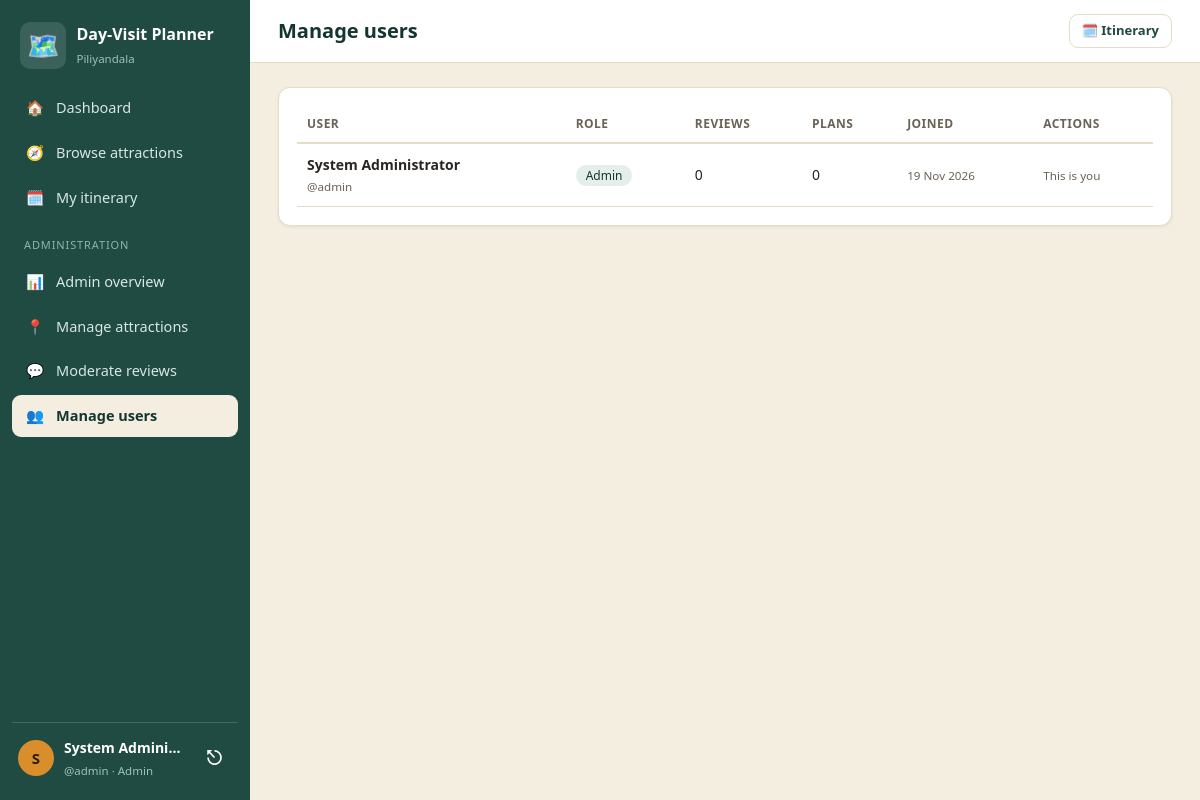
The page /admin/users.php (signed in) on the database its author committed.
### tables this page shows
CREATE TABLE USER (
  UserID INT AUTO_INCREMENT PRIMARY KEY,
  Username VARCHAR(30) NOT NULL UNIQUE,
  FullName VARCHAR(100) NOT NULL,
  PasswordHash VARCHAR(255) NOT NULL,
  UserType ENUM('Tourist','Local','Admin') NOT NULL DEFAULT 'Tourist',
  CreatedAt TIMESTAMP DEFAULT CURRENT_TIMESTAMP
);

### config/config.php (called while the page is built, shortened)
<?php
function e($value): string
{
    return htmlspecialchars((string)$value, ENT_QUOTES, 'UTF-8');
}

### admin/users.php (the view, shortened to what this page needs)
<?php
require_once __DIR__ . '/../config/config.php';
require_once __DIR__ . '/../includes/layout.php';
$me = (int)$_SESSION['uid'];
$rows = $pdo->query('SELECT u.*, (SELECT COUNT(*) FROM REVIEW r WHERE r.UserID = u.UserID) AS Reviews,
                     (SELECT COUNT(*) FROM ITINERARY i WHERE i.UserID = u.UserID) AS Plans
                     FROM USER u ORDER BY u.CreatedAt DESC')->fetchAll();
?>
<div class="card table-wrap">
  <table>
    <tr><th>User</th><th>Role</th><th>Reviews</th><th>Plans</th><th>Joined</th><th>Actions</th></tr>
    <?php foreach ($rows as $u): ?>
      <tr>
        <td><b><?= e($u['FullName']) ?></b><br><small>@<?= e($u['Username']) ?></small></td>
        <td><span class="pill"><?= e($u['UserType']) ?></span></td>
        <td><?= (int)$u['Reviews'] ?></td><td><?= (int)$u['Plans'] ?></td>
        <td><small><?= e(date('d M Y', strtotime($u['CreatedAt']))) ?></small></td>
        <td>
          <?php if ((int)$u['UserID'] === $me): ?><small>This is you</small><?php endif; ?>
        </td>
      </tr>
    <?php endforeach; ?>
  </table>
</div>

### assets/css/app.css (style rules this page uses)
:root { --teal:#1F4B43; --teal-dark:#143630; --teal-soft:#E4EEEA; --saffron:#D98E2B; --saffron-soft:#FBEBD0; --sand:#F4EEE1; --card:#FFFFFF; --ink:#2A2521; --soft:#6B6258; --line:#E5DCC9; --red:#B4412B; --red-soft:#FBE3DC; --radius:12px; --shadow:0 1px 3px rgba(40,30,10,.08); }
* { box-sizing:border-box; }
html,body { margin:0; }
body { font-family:'Segoe UI',system-ui,-apple-system,Roboto,sans-serif;background:var(--sand);color:var(--ink);font-size:15px;line-height:1.5; }
small { color:var(--soft); }
.card { background:var(--card);border:1px solid var(--line);border-radius:var(--radius);padding:18px;box-shadow:var(--shadow); }
.table-wrap { overflow-x:auto; }
table { width:100%;border-collapse:collapse;font-size:14px; }
th { text-align:left;font-size:12px;text-transform:uppercase;letter-spacing:.04em;color:var(--soft);padding:9px 10px;border-bottom:2px solid var(--line); }
td { padding:10px;border-bottom:1px solid var(--line);vertical-align:middle; }
.pill { font-size:12px;padding:2px 10px;border-radius:12px;background:var(--teal-soft);color:var(--teal-dark); }

### rows shown on the page
user: FullName "System Administrator", Username "admin", UserType "Admin", Reviews "0", Plans "0", CreatedAt "19 Nov 2026", shows "This is you"

### other values the page prints
$n[2] "🏠"
$n[3] "Dashboard"
$n[2] "🧭"
$n[3] "Browse attractions"
$n[2] "🗓️"
$n[3] "My itinerary"
$n[2] "📊"
$n[3] "Admin overview"
$n[2] "📍"
$n[3] "Manage attractions"
$n[2] "💬"
$n[3] "Moderate reviews"
$n[2] "👥"
$n[3] "Manage users"
substr($name, 0, 1) "S"
